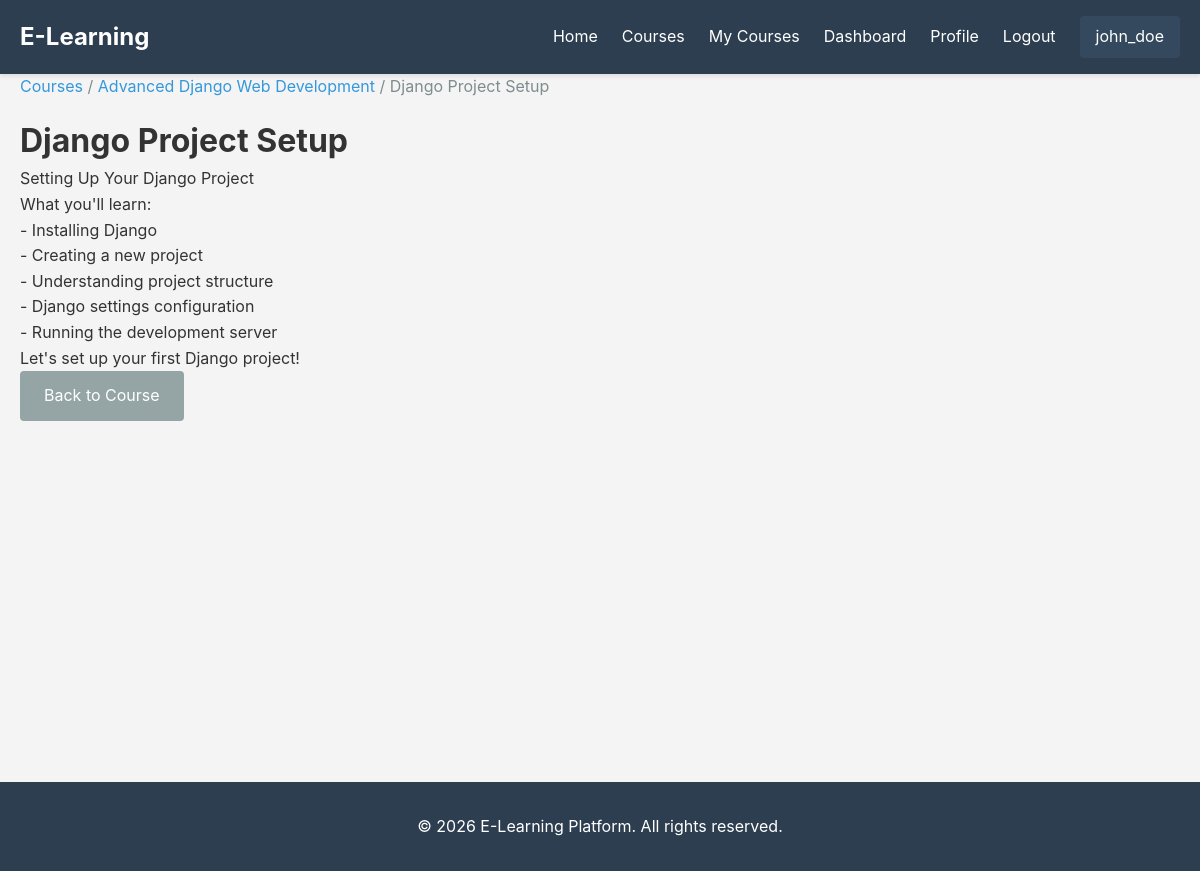
Page /courses/advanced-django-web-development/lessons/4/ (signed in) on the committed database.
### users/models.py (models this page shows, shortened)
class User(AbstractUser):
    ROLE_CHOICES = (
        ('student', 'Student'),
        ('author', 'Author'),
        ('admin', 'Admin'),
    )
    role = models.CharField(max_length=10, choices=ROLE_CHOICES, default='student')
    bio = models.TextField(blank=True)
    profile_picture = models.ImageField(upload_to='profiles/', null=True, blank=True)

### courses/models.py (models this page shows, shortened)
class Course(models.Model):
    DIFFICULTY_CHOICES = (
        ('beginner', 'Beginner'),
        ('intermediate', 'Intermediate'),
        ('advanced', 'Advanced'),
    )
    title = models.CharField(max_length=200)
    slug = models.SlugField(unique=True, blank=True)
    description = models.TextField()
    author = models.ForeignKey(settings.AUTH_USER_MODEL, on_delete=models.CASCADE, related_name='courses')
    difficulty = models.CharField(max_length=20, choices=DIFFICULTY_CHOICES, default='beginner')
    thumbnail = models.ImageField(upload_to='course_thumbnails/', null=True, blank=True)
    is_published = models.BooleanField(default=False)
    created_at = models.DateTimeField(auto_now_add=True)
    updated_at = models.DateTimeField(auto_now=True)
    class Meta:
        ordering = ['-created_at']

class Lesson(models.Model):
    course = models.ForeignKey(Course, on_delete=models.CASCADE, related_name='lessons')
    title = models.CharField(max_length=200)
    content = models.TextField()
    order = models.PositiveIntegerField(default=0)
    created_at = models.DateTimeField(auto_now_add=True)
    updated_at = models.DateTimeField(auto_now=True)
    class Meta:
        ordering = ['order', 'created_at']

### courses/views.py (the view)
# urls.py: path('courses/<slug:slug>/lessons/<int:lesson_id>/', views.lesson_detail, name='lesson_detail'),
def lesson_detail(request, slug, lesson_id):
    course = get_object_or_404(Course, slug=slug, is_published=True)
    lesson = get_object_or_404(Lesson, id=lesson_id, course=course)
    if request.user.is_authenticated:
        is_enrolled = EnrollmentService.is_enrolled(request.user, course)
        is_author = course.author == request.user
        if not (is_enrolled or is_author):
            messages.error(request, 'You must enroll in this course to view lessons.')
            return redirect('course_detail', slug=slug)
    else:
        messages.error(request, 'Please log in to view lessons.')
        return redirect('login')
    materials = MaterialService.get_lesson_materials(lesson)
    return render(request, 'courses/lesson_detail.html', {
        'course': course,
        'lesson': lesson,
        'materials': materials
    })

### courses/services.py (called while the page is built)
    @staticmethod
    def get_lesson_materials(lesson):
        return Material.objects.filter(lesson=lesson)

    @staticmethod
    def is_enrolled(user, course):
        return Enrollment.objects.filter(user=user, course=course).exists()

### templates/courses/lesson_detail.html (shortened to what this page needs)
{% extends 'base.html' %}
{% block content %}
<div class="lesson-detail">
    <nav class="breadcrumb">
        <a href="{% url 'course_list' %}">Courses</a> /
        <a href="{% url 'course_detail' course.slug %}">{{ course.title }}</a> /
        <span>{{ lesson.title }}</span>
    </nav>
    <h1>{{ lesson.title }}</h1>
    <div class="lesson-content">
        {{ lesson.content|linebreaks }}
    </div>
    <div class="lesson-navigation">
        <a href="{% url 'course_detail' course.slug %}" class="btn btn-secondary">Back to Course</a>
    </div>
</div>
{% endblock %}

### templates/base.html (shortened to what this page needs)
<!DOCTYPE html>
<html lang="en">
<head>
    <link rel="stylesheet" href="/static/css/style.css">
</head>
<body>
    <nav class="navbar">
        <div class="container">
            <a href="{% url 'home' %}" class="logo">E-Learning</a>
            <ul class="nav-links">
                <li><a href="{% url 'home' %}">Home</a></li>
                <li><a href="{% url 'course_list' %}">Courses</a></li>
                {% if user.is_authenticated %}
                    <li><a href="{% url 'my_courses' %}">My Courses</a></li>
                    {% if user.role == 'author' %}
                        <li><a href="{% url 'author_dashboard' %}">Dashboard</a></li>
                    {% endif %}
                    <li><a href="{% url 'profile' %}">Profile</a></li>
                    <li><a href="{% url 'logout' %}">Logout</a></li>
                    <li class="user-info">{{ user.username }}</li>
                {% else %}
                    <li><a href="{% url 'login' %}">Login</a></li>
                    <li><a href="{% url 'register' %}">Register</a></li>
                {% endif %}
            </ul>
        </div>
    </nav>
    <main class="container">
        {% block content %}{% endblock %}
    </main>
    <footer class="footer">
        <div class="container">
            <p>&copy; 2026 E-Learning Platform. All rights reserved.</p>
        </div>
    </footer>
</body>
</html>

### static/css/style.css (style rules this page uses)
* { margin: 0; padding: 0; box-sizing: border-box; }
body { font-family: -apple-system, BlinkMacSystemFont, 'Segoe UI', Roboto, Oxygen, Ubuntu, Cantarell, sans-serif; line-height: 1.6; color: #333; background-color: #f4f4f4; }
.container { max-width: 1200px; margin: 0 auto; padding: 0 20px; }
.navbar { background-color: #2c3e50; color: white; padding: 1rem 0; box-shadow: 0 2px 4px rgba(0,0,0,0.1); }
.navbar .container { display: flex; justify-content: space-between; align-items: center; }
.logo { font-size: 1.5rem; font-weight: bold; color: white; text-decoration: none; }
.nav-links { display: flex; list-style: none; gap: 1.5rem; align-items: center; }
.nav-links a { color: white; text-decoration: none; transition: opacity 0.3s; }
.user-info { padding: 0.5rem 1rem; background-color: #34495e; border-radius: 4px; }
main { min-height: calc(100vh - 140px); padding: 2rem 0; }
.btn { display: inline-block; padding: 0.75rem 1.5rem; border: none; border-radius: 4px; cursor: pointer; text-decoration: none; font-size: 1rem; transition: all 0.3s; }
.btn-secondary { background-color: #95a5a6; color: white; }
.breadcrumb { margin-bottom: 1rem; color: #7f8c8d; }
.breadcrumb a { color: #3498db; text-decoration: none; }
.footer { background-color: #2c3e50; color: white; text-align: center; padding: 2rem 0; margin-top: 3rem; }

### rows in the picture
User: username "john_doe"
Course: title "Advanced Django Web Development"
Lesson: title "Django Project Setup", content "Setting Up Your Django Project What you'll learn: - Installing Django - Creating a new project - Understanding project structure - Django settings configuration - Running the development server Let's set up your first Django project!"
